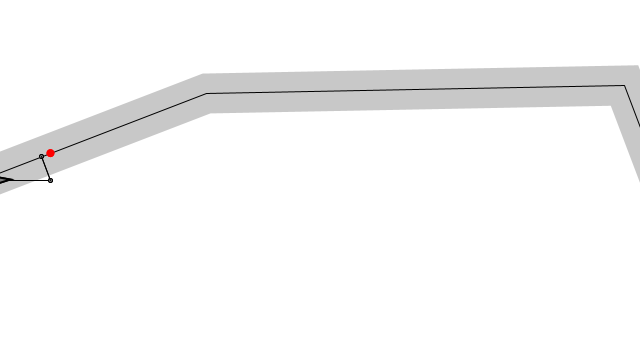
Frame 1 (no input)
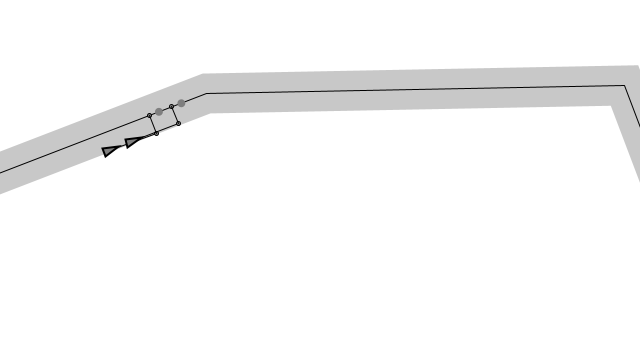
Frame 60 (the mouse pressed at the canvas centre just before this capture)
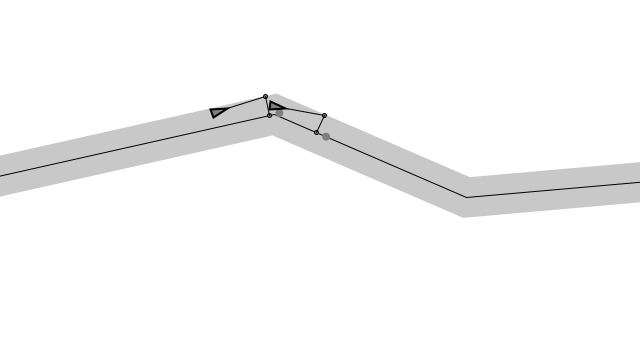
Frame 120 (the mouse held since frame 60 and released just before this capture)

The Processing sketch that drew these frames (run headless with seeded random() and noise(); from frame 60 on, the mouse is pressed at the canvas centre):

// Processing sketch: Example_5_8_Path_Following
// ── Example_5_8_Path_Following.pde
// The Nature of Code
// Daniel Shiffman
// http://natureofcode.com

// Path Following
// Path is a just a straight line in this example
// Via Reynolds: // http://www.red3d.com/cwr/steer/PathFollow.html

// Using this variable to decide whether to draw all the stuff
boolean debug = true;

// A path object (series of connected points)
Path path;

// Two vehicles
Vehicle car1;
Vehicle car2;

void setup() {
  println("Hit space bar to toggle debugging lines.<br>Click the mouse to generate a new path.");

  size(640, 360);
  newPath();

  // Each vehicle has different maxspeed and maxforce for demo purposes
  car1 = new Vehicle(0, height / 2, 2, 0.04);
  car2 = new Vehicle(0, height / 2, 3, 0.1);
}

void draw() {
  background(255);
  // Display the path
  path.show();
  // The boids follow the path
  car1.follow(path);
  car2.follow(path);
  // Call the generic run method (update, borders, display, etc.)
  car1.run();
  car2.run();

  // Check if it gets to the end of the path since it's not a loop
  car1.borders(path);
  car2.borders(path);

}

void newPath() {
  // A path is a series of connected points
  // A more sophisticated path might be a curve
  path = new Path();
  path.addPoint(-20, height / 2);
  path.addPoint(random(0, width / 2), random(0, height));
  path.addPoint(random(width / 2, width), random(0, height));
  path.addPoint(width + 20, height / 2);
}

void keyPressed() {
  if (key == ' ') {
    debug = !debug;
  }
}

void mousePressed() {
  newPath();
}

// ── Path.pde
// The Nature of Code
// Daniel Shiffman
// http://natureofcode.com

// Path Following


class Path {
  float radius;
  ArrayList<PVector> points;
  
  Path() {
    // A path has a radius, i.e how far is it ok for the vehicle to wander off
    this.radius = 20;
    // A Path is an array of points (PVector objects)
    this.points = new ArrayList<PVector>();
  }

  // Add a point to the path
  void addPoint(float x, float y) {
    PVector point = new PVector(x, y);
    this.points.add(point);
  }

  PVector getStart() {
    return this.points.get(0);
  }

  PVector getEnd() {
    return this.points.get(this.points.size() - 1);
  }


  // Draw the path
  void show() {
    // Draw thick line for radius
    stroke(200);
    strokeWeight(this.radius * 2);
    noFill();
    beginShape();
    for (PVector pathPoint : this.points) {
      vertex(pathPoint.x, pathPoint.y);
    }
    endShape();
    // Draw thin line for center of path
    stroke(0);
    strokeWeight(1);
    noFill();
    beginShape();
    for (PVector pathPoint : this.points) {
      vertex(pathPoint.x, pathPoint.y);
    }
    endShape();
  }
}

// ── Vehicle.pde
// The Nature of Code
// Daniel Shiffman
// http://natureofcode.com

// The "Vehicle" class

class Vehicle {
  PVector position;
  PVector velocity;
  PVector acceleration;
  float r;
  float maxspeed;
  float maxforce;
  
  Vehicle(float x, float y, float ms, float mf) {
    this.position = new PVector(x, y);
    this.acceleration = new PVector(0, 0);
    this.velocity = new PVector(2, 0);
    this.r = 4;
    this.maxspeed = ms; // || 4;
    this.maxforce = mf; // || 0.1;
  }

  void run() {
    this.update();
    this.show();
  }

  // This function implements Craig Reynolds' path following algorithm
  // http://www.red3d.com/cwr/steer/PathFollow.html
  void follow(Path path) {
    // Predict location 50 (arbitrary choice) frames ahead
    // This could be based on speed
    PVector future = this.velocity.copy();
    future.setMag(50);
    future.add(this.position);

    // Now we must find the normal to the path from the predicted location
    // We look at the normal for each line segment and pick out the closest one
    PVector target = null;
    PVector normal = null;
    float worldRecord = Float.MAX_VALUE; // Start with a very high record distance that can easily be beaten

    // Loop through all points of the path
    for (int i = 0; i < path.points.size() - 1; i++) {
      // Look at a line segment
      PVector a = path.points.get(i);
      PVector b = path.points.get(i + 1);

      // Get the normal point to that line
      PVector normalPoint = getNormalPoint(future, a, b);
      // This only works because we know our path goes from left to right
      // We could have a more sophisticated test to tell if the point is in the line segment or not
      if (normalPoint.x < a.x || normalPoint.x > b.x) {
        // This is something of a hacky solution, but if it's not within the line segment
        // consider the normal to just be the end of the line segment (point b)
        normalPoint = b.copy();
      }

      // How far away are we from the path?
      float distance = PVector.dist(future, normalPoint);
      // Did we beat the record and find the closest line segment?
      if (distance < worldRecord) {
        worldRecord = distance;
        // If so the target we want to steer towards is the normal
        normal = normalPoint;
        target = normalPoint.copy();

        // Look at the direction of the line segment so we can seek a little bit ahead of the normal
        PVector dir = PVector.sub(b, a);
        // This is an oversimplification
        // Should be based on distance to path & velocity
        dir.setMag(10);
        target.add(dir);
      }
    }

    // Only if the distance is greater than the path's radius do we bother to steer
    if (worldRecord > path.radius && target != null) {
      this.seek(target);
    }

    // Draw the debugging stuff
    if (debug) {
      // Draw predicted future location
      stroke(0);
      fill(127);
      line(this.position.x, this.position.y, future.x, future.y);
      ellipse(future.x, future.y, 4, 4);

      // Draw normal location
      if(normal!= null){
        stroke(0);
        fill(127);
        circle(normal.x, normal.y, 4);
        // Draw actual target (red if steering towards it)
        line(future.x, future.y, normal.x, normal.y);
        if (worldRecord > path.radius) fill(255, 0, 0);
        noStroke();
        if(target != null){
          circle(target.x, target.y, 8);
        }
      }
    }
  }

  void applyForce(PVector force) {
    // We could add mass here if we want A = F / M
    this.acceleration.add(force);
  }

  // A method that calculates and applies a steering force towards a target
  // STEER = DESIRED MINUS VELOCITY
  void seek(PVector target) {
    PVector desired = PVector.sub(target, this.position); // A vector pointing from the position to the target

    // If the magnitude of desired equals 0, skip out of here
    // (We could optimize this to check if x and y are 0 to avoid mag() square root
    if (desired.mag() == 0) return;

    // Normalize desired and scale to maximum speed
    desired.normalize();
    desired.mult(this.maxspeed);
    // Steering = Desired minus Velocity
    PVector steer = PVector.sub(desired, this.velocity);
    steer.limit(this.maxforce); // Limit to maximum steering force

    this.applyForce(steer);
  }

  // Method to update position
  void update() {
    // Update velocity
    this.velocity.add(this.acceleration);
    // Limit speed
    this.velocity.limit(this.maxspeed);
    this.position.add(this.velocity);
    // Reset accelerationelertion to 0 each cycle
    this.acceleration.mult(0);
  }

  // Wraparound
  void borders(Path path) {
    if (this.position.x > path.getEnd().x + this.r) {
      this.position.x = path.getStart().x - this.r;
      this.position.y = path.getStart().y + (this.position.y - path.getEnd().y);
    }
  }

  void show() {
    // Draw a triangle rotated in the direction of velocity
    float theta = this.velocity.heading();
    fill(127);
    stroke(0);
    strokeWeight(2);
    push();
    translate(this.position.x, this.position.y);
    rotate(theta);
    beginShape();
    vertex(this.r * 2, 0);
    vertex(-this.r * 2, -this.r);
    vertex(-this.r * 2, this.r);
    endShape(CLOSE);
    pop();
  }
}

// A function to get the normal point from a point (p) to a line segment (a-b)
// This function could be optimized to make fewer new Vector objects
PVector getNormalPoint(PVector p, PVector a, PVector b) {
  // Vector from a to p
  PVector ap = PVector.sub(p, a);
  // Vector from a to b
  PVector ab = PVector.sub(b, a);
  ab.normalize(); // Normalize the line
  // Project vector "diff" onto line by using the dot product
  ab.mult(ap.dot(ab));
  PVector normalPoint = PVector.add(a, ab);
  return normalPoint;
}
